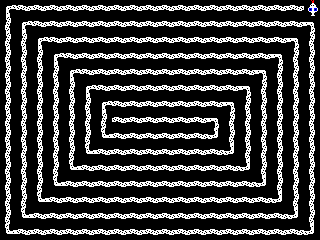

A level layout from a 2D game, rendered from its tile map. Below: a short description, then the map file with its tile-grid data intact:
An orthogonal 20x15 tile map with 16x16 px tiles, 1 tile layer (Kachelebene 1).

<map version="1.2" tiledversion="1.3.3" orientation="orthogonal" renderorder="right-down" width="20" height="15" tilewidth="16" tileheight="16" infinite="0" nextlayerid="2" nextobjectid="1">
 <tileset firstgid="1" source="myPONG.tsx" />
 <layer id="1" name="Kachelebene 1" width="20" height="15">
  <data encoding="csv">
82,86,86,86,86,86,86,86,86,86,86,86,86,86,86,86,86,86,86,24,
85,82,86,86,86,86,86,86,86,86,86,86,86,86,86,86,86,86,86,81,
85,85,82,86,86,86,86,86,86,86,86,86,86,86,86,86,86,86,81,85,
85,85,85,82,86,86,86,86,86,86,86,86,86,86,86,86,86,81,85,85,
85,85,85,85,82,86,86,86,86,86,86,86,86,86,86,86,81,85,85,85,
85,85,85,85,85,82,86,86,86,86,86,86,86,86,86,81,85,85,85,85,
85,85,85,85,85,85,82,86,86,86,86,86,86,86,81,85,85,85,85,85,
85,85,85,85,85,85,85,86,86,86,86,86,86,81,85,85,85,85,85,85,
85,85,85,85,85,85,18,86,86,86,86,86,86,17,85,85,85,85,85,85,
85,85,85,85,85,18,86,86,86,86,86,86,86,86,17,85,85,85,85,85,
85,85,85,85,18,86,86,86,86,86,86,86,86,86,86,17,85,85,85,85,
85,85,85,18,86,86,86,86,86,86,86,86,86,86,86,86,17,85,85,85,
85,85,18,86,86,86,86,86,86,86,86,86,86,86,86,86,86,17,85,85,
85,18,86,86,86,86,86,86,86,86,86,86,86,86,86,86,86,86,17,85,
18,86,86,86,86,86,86,86,86,86,86,86,86,86,86,86,86,86,86,17
</data>
 </layer>
</map>
